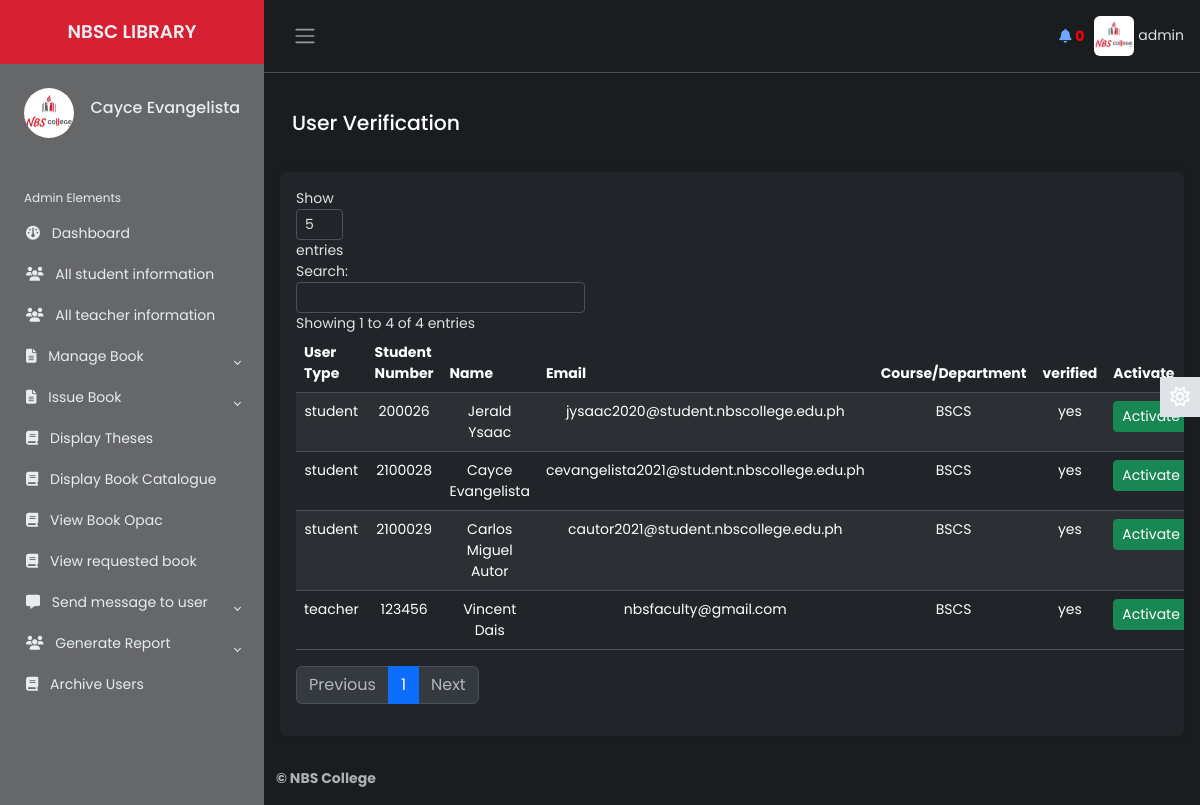
/Source/librarian/status.php (signed in), run on an earlier commit of the app's database.
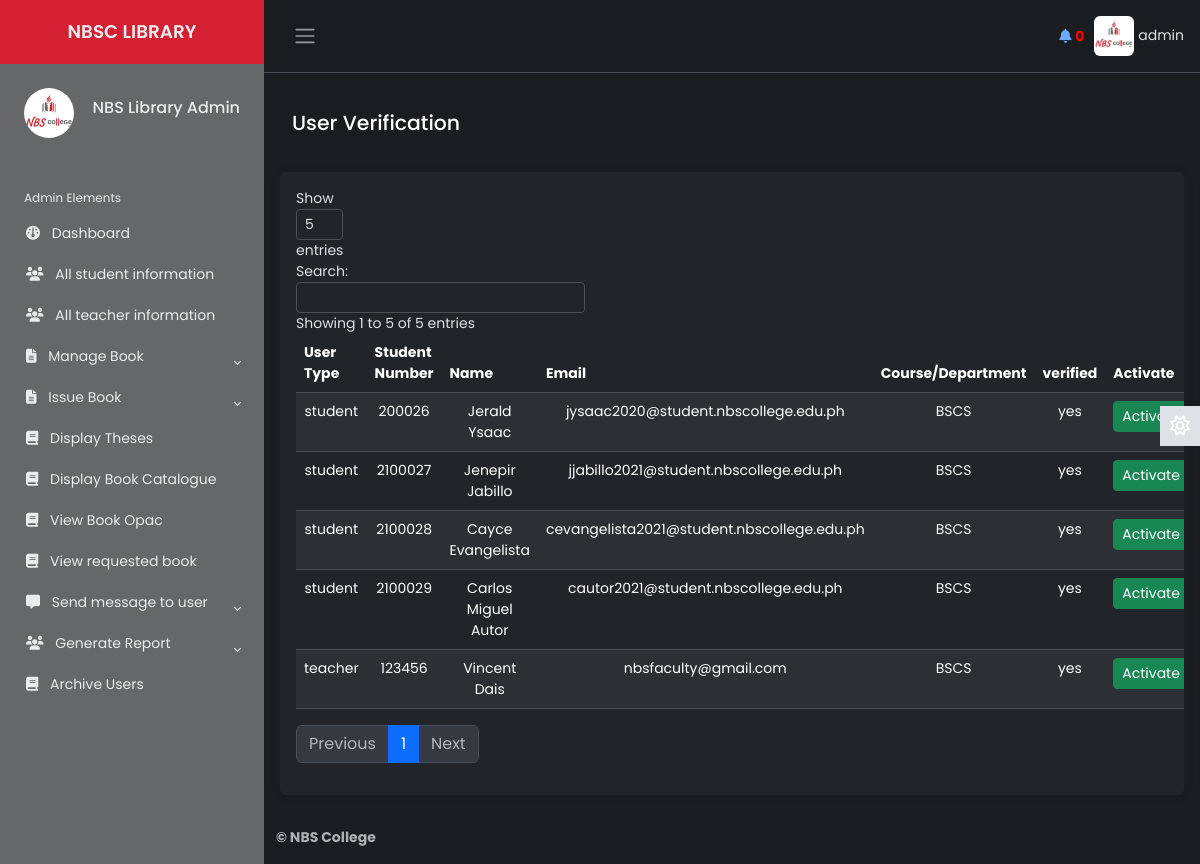
And on a later commit of the database.
### tables this page shows
CREATE TABLE `lib_registration` (
  `id` int(2) NOT NULL,
  `name` varchar(50) NOT NULL,
  `username` varchar(20) NOT NULL,
  `password` varchar(20) NOT NULL,
  `email` varchar(50) NOT NULL,
  `phone` varchar(20) NOT NULL,
  `address` varchar(100) NOT NULL,
  `photo` varchar(500) NOT NULL,
  `status` varchar(7) NOT NULL
);

CREATE TABLE `student` (
  `student_number` varchar(20) NOT NULL,
  `first_name` varchar(50) NOT NULL,
  `last_name` varchar(50) NOT NULL,
  `middle_name` varchar(50) NOT NULL,
  `email` varchar(50) NOT NULL,
  `course` varchar(10) NOT NULL,
  `year` varchar(20) NOT NULL,
  `semester` varchar(20) NOT NULL,
  `password` varchar(50) NOT NULL,
  `user_type` varchar(7) NOT NULL,
  `photo` varchar(500) NOT NULL,
  `status` varchar(7) NOT NULL,
  `vkey` varchar(255) NOT NULL,
  `verified` varchar(3) NOT NULL
);

CREATE TABLE `teacher` (
  `id_number` varchar(20) NOT NULL,
  `first_name` varchar(50) NOT NULL,
  `last_name` varchar(50) NOT NULL,
  `middle_name` varchar(50) NOT NULL,
  `email` varchar(50) NOT NULL,
  `dept` varchar(50) NOT NULL,
  `password` varchar(50) NOT NULL,
  `user_type` varchar(50) NOT NULL,
  `photo` varchar(5000) NOT NULL,
  `status` varchar(7) NOT NULL,
  `vkey` varchar(255) NOT NULL,
  `verified` varchar(3) NOT NULL
);

### Source/librarian/status.php (the view, shortened to what the changed rows need)
        <?php
    include 'inc/connection.php';
    include 'inc/header.php';
 ?>
            <main class="content px-3 py-2">
            <br>
            <div class="card border-0">
                        <div class="card-body">
                            <table class="table table-hover text-center table-striped" id="dtBasicExample">
                                <thead>
                                    <tr>
                                        <th scope="col">User Type</th>
                                        <th scope="col">Student Number</th>
                                        <th scope="col">Name</th>
                                        <th scope="col">Email</th>
                                        <th scope="col">Course/Department</th>
                                        <th scope="col">verified</th>
                                        <th>Activate</th>
                                    </tr>
                                </thead>
                                <tbody>
                                <?php
                                        $res= mysqli_query($link, "select * from student");
                                        while ($row=mysqli_fetch_array($res)) {
                                            echo "<tr>";
                                            echo "<td>"; echo $row["user_type"]; echo "</td>";
                                            echo "<td>"; echo $row["student_number"]; echo "</td>";
                                            echo "<td>"; echo $row["first_name"]; "<td>"; echo " "; echo $row["last_name"]; echo "</td>";
                                            echo "<td>"; echo $row["email"]; echo "</td>";
                                            echo "<td>"; echo $row["course"]; echo "</td>";
                                            echo "<td>"; echo $row["verified"]; echo "</td>";
                                            echo "<td>";
                                                ?>
                                                <button class='btn btn-success btn-sm' onclick="activateUserConfirmation('<?php echo $row["student_number"]; ?>', '<?php echo $row["first_name"] . ' ' . $row["last_name"]; ?>')">Activate</button>
                                                <?php
                                            echo "</td>";
                                                ?>
                                                <?php
                                            echo "</tr>";
                                        }
                                        $res1= mysqli_query($link, "select * from teacher");
                                        while ($row1=mysqli_fetch_array($res1)) {
                                            echo "<tr>";
                                            echo "<td>"; echo $row1["user_type"]; echo "</td>";
                                            echo "<td>"; echo $row1["id_number"]; echo "</td>";
                                            echo "<td>"; echo $row1["first_name"]; "<td>"; echo " "; echo $row1["last_name"]; echo "</td>";
                                            echo "<td>"; echo $row1["email"]; echo "</td>";
                                            echo "<td>"; echo $row1["dept"]; echo "</td>";
                                            echo "<td>"; echo $row1["verified"]; echo "</td>";
                                            echo "<td>";
                                                ?>
                                                <button class='btn btn-success btn-sm' onclick="activateUserConfirmation('<?php echo $row1["id_number"]; ?>', '<?php echo $row1["first_name"] . ' ' . $row1["last_name"]; ?>')">Activate</button>
                                                <?php
                                            echo "</td>";
                                                ?>
                                                <?php
                                            echo "</tr>";
                                        }
                                   ?>
                                </tbody>
                            </table>
                        </div>
                    </div>
</main>

### Source/librarian/inc/header.php (shortened to what the changed rows need)
<?php
    include 'inc/connection.php';
 ?>
<!DOCTYPE html>
<html lang="en" data-bs-theme="dark">
<head>
    <link href="https://cdn.datatables.net/v/dt/jszip-3.10.1/dt-2.0.3/b-3.0.1/b-html5-3.0.1/b-print-3.0.1/datatables.min.css" rel="stylesheet">
    <link rel="stylesheet" href="inc/css/bootstrap.min.css">
    <link rel="stylesheet" href="inc/css/custom1.css">
    <link rel="stylesheet" href="inc/css/animate.css">
</head>
<body>
    <div class="wrapper">
    <aside id="sidebar" class="js-sidebar">
            <div class="h-100">
                <ul class="sidebar-nav">
                    <li class="sidebar-header">
                        <span>
                        <?php
                            $res = mysqli_query($link, "select * from lib_registration where username='".$_SESSION['username']."'");
                            while ($row = mysqli_fetch_array($res)){
                                ?><img src="<?php echo $row["photo"]; ?> " height="50px" width="50px" alt="something wrong" class="rounded-circle"></a> <?php
                            }
                        ?>
                        </span>
                        <h6 style="float: right; margin-top: 10px;">
							<?php
								$res = mysqli_query($link, "select * from lib_registration where username='".$_SESSION['username']."'");
								while ($row = mysqli_fetch_array($res)){
								$name  =  $row["name"];
								echo $name;
								}
							?>
            			</h6>
                    </li>
                    <br>
                </ul>
            </div>
        </aside>
        <div class="main">
            <nav class="navbar navbar-expand px-3 border-bottom">
                <div class="navbar-collapse navbar">
                        <li class="nav-item dropdown">
								<?php
                                     $res = mysqli_query($link, "select * from lib_registration where username='".$_SESSION['username']."'");
                                     while ($row = mysqli_fetch_array($res)){
                                         ?><a href="#" data-bs-toggle="dropdown" class="nav-icon pe-md-0" style="color: inherit;"><img src="<?php echo $row["photo"]; ?>" alt=""class="avatar img-fluid rounded"> <span><?php echo $_SESSION["username"]; ?></span></a> <?php
                                     }
                                ?>
                        </li>
                </div>
            </nav>
</body>
</html>

What changed in the data, as far as the page shows it:
changed lib_registration: name "Cayce Evangelista" → "NBS Library Admin"
added student: user_type "student", student_number "2100027", first_name "Jenepir", last_name "Jabillo", email "jjabillo2021@student.nbscollege.edu.ph", course "BSCS", verified "yes"
Also different on the page:
text written by a page script: "Show entries Search: Showing 1 to 4 of 4 entries Previous 1 Next" → "Show entries Search: Showing 1 to 5 of 5 entries Previous 1 Next"
